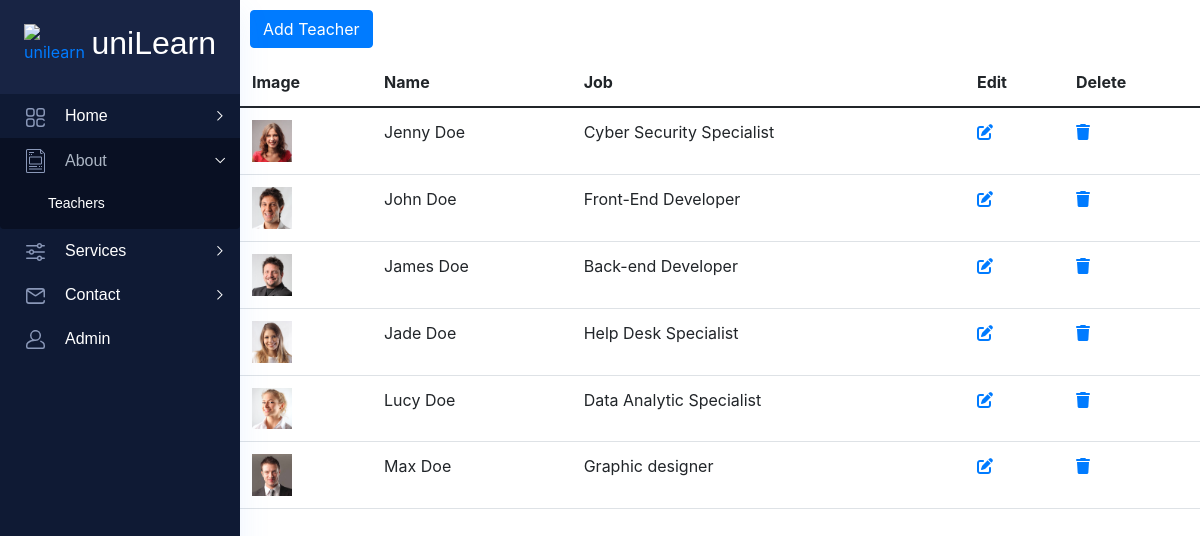
The app's page /admin/teachers.php (signed in) with its own data.
### tables this page shows
CREATE TABLE IF NOT EXISTS `teachers` (
  `id` int(11) NOT NULL AUTO_INCREMENT,
  `name` varchar(50) NOT NULL DEFAULT '0',
  `job` varchar(100) NOT NULL DEFAULT '0',
  `about` varchar(100) NOT NULL DEFAULT '0',
  `instagram` varchar(100) NOT NULL DEFAULT '0',
  `facebook` varchar(100) NOT NULL DEFAULT '0',
  `twitter` varchar(100) NOT NULL DEFAULT '0',
  `image` varchar(50) DEFAULT NULL,
  `color` varchar(50) DEFAULT NULL,
  PRIMARY KEY (`id`)
);

### admin/teachers.php (the view, shortened to what this page needs)
<?php
include "../config.php"
?>
<!DOCTYPE html>
<html lang="zxx">
<head>
    <?php include_once "includes/head.php" ?>
</head>
<body class="crm_body_bg">
    <?php include_once "includes/navbar.php" ?>
    <section class="main_content dashboard_part large_header_bg">
    <a style="margin:10px" href="add-teacher.php" class="btn btn-primary">Add Teacher</a>
        <table class="table">
            <thead>
                <tr>
                    <th scope="col">Image</th>
                    <th scope="col">Name</th>
                    <th scope="col">Job</th>
                    <th scope="col">Edit</th>
                    <th scope="col">Delete</th>
                </tr>
            </thead>
            <tbody>
                <?php
                $sql = "SELECT * FROM teachers";
                $run = mysqli_query($conn, $sql);
                while ($teachers = mysqli_fetch_assoc($run)) {
                ?>
                    <tr>
                        <th scope="row"><img width="40px" src="../img/teachers/<?=$teachers['image'] ?>" alt=""></th>
                        <td><?= $teachers['name'] ?></td>
                        <td><?= $teachers['job'] ?></td>
                        <td>
                            <a href="edit-teachers.php?id=<?= $teachers['id'] ?>"><i class="fa-solid fa-pen-to-square"></i></a>
                        </td>
                        <td>
                            <a href="delete-teachers.php?id=<?= $teachers['id'] ?>"><i class="fa-solid fa-trash"></i></a>
                        </td>
                    </tr>
                <?php
                }
                ?>
            </tbody>
        </table>
    </section>
</body>
</html>

### records on screen
teachers: image (picture), name "Jenny Doe", job "Cyber Security Specialist"
teachers: image (picture), name "John Doe", job "Front-End Developer"
teachers: image (picture), name "James Doe", job "Back-end Developer"
teachers: image (picture), name "Jade Doe", job "Help Desk Specialist"
teachers: image (picture), name "Lucy Doe", job "Data Analytic Specialist"
teachers: image (picture), name "Max Doe", job "Graphic designer"
